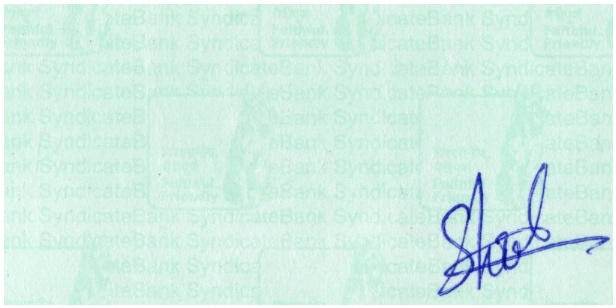
#> input picture Project Code/Signature_Detection/LineSweep/cheque_images/Cropped_Cheque 083660.jpg, 616 x 308 px; its folder holds only this picture in this run
$ python lineSweepDetect.py
#> lines starting #> are read from the running program, lines starting #| are printed output that depends on the picture; after the words box and inside, x2 and y2 are one past the last pixel; in counts of white or black regions, pixels touching at a corner belong together
from PIL import Image

import os
import numpy as np
import cv2

from itertools import product
from ufarray import *


def main():
    images_dir = "cheque_images"
    input_path = os.path.join(
        os.path.dirname(os.path.abspath(__file__)), images_dir
    )

    for filename in os.listdir(input_path):
        fileSize = os.stat(os.path.join(input_path, filename)).st_size

        if fileSize != 0:
            print(filename)
            img = Image.open(os.path.join(input_path,filename))
#> img is the input picture: PIL image 616x308 RGB; mean R, G, B 209.5, 238.1, 227.7
            temp = np.array(img)

            grayscale = img.convert("L")
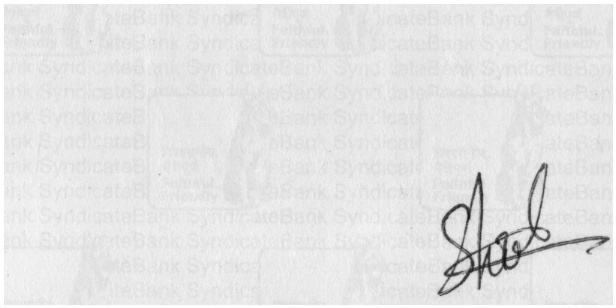
#> grayscale: PIL image 616x308 L; min 15, max 255, mean 228.3
            xtra, thresh = cv2.threshold(
                np.array(grayscale), 128, 255, cv2.THRESH_BINARY_INV
            )
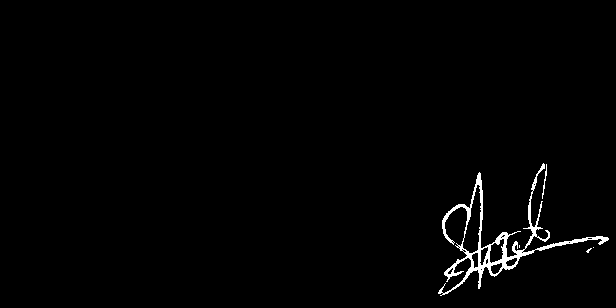
#> thresh: shape (308, 616); 1.3% white; 5 white regions (3 under 20 px), largest, box (x1, y1, x2, y2) and area: (438, 163, 609, 296) 2368, (542, 164, 547, 199) 48

            # thresh = cv2.medianBlur(thresh, 2)

            rows = thresh.shape[0]
#> rows = 308
            cols = thresh.shape[1]
#> cols = 616

            flagx = 0
            indexStartX = 0
            indexEndX = 0

            for i in range(rows):
                line = thresh[i, :]

                if flagx == 0:
                    ele = [255]
                    mask = np.isin(ele, line)

                    if True in mask:
                        indexStartX = i
                        flagx = 1
                        # print('start x: ', indexStartX, flagx)

                elif flagx == 1:
                    ele = [255]
                    mask = np.isin(ele, line)

                    if True in mask:
                        indexEndX = i
                        # print('end x: ', indexEndX)
                    elif indexStartX + 5 > indexEndX:
                        indexStartX = 0
                        flagx = 0
                        # print('elif x: ', indexStartX, flagx)
                    else:
                        break
#> after the loop, flagx = 1; indexEndX = 295; indexStartX = 163

            flagy = 0
            indexStartY = 0
            indexEndY = 0

            for j in range(cols):
                line = thresh[indexStartX:indexEndX, j : j + 20]

                if flagy == 0:
                    ele = [255]
                    mask = np.isin(ele, line)

                    if True in mask:
                        indexStartY = j
                        flagy = 1
                        # print('start y: ', indexStartY, flagy)

                elif flagy == 1:
                    ele = [255]
                    mask = np.isin(ele, line)

                    if True in mask:
                        indexEndY = j
                        # print('end y: ', indexEndY)
                    elif indexStartY + 20 > indexEndY:
                        indexStartY = 0
                        flagy = 0
                        # print('elif y: ', indexStartY, flagy)
                    else:
                        break
#> after the loop, flagy = 1; indexEndY = 608; indexStartY = 419

            # print(indexStartX, indexEndX, indexStartY, indexEndY)
            cv2.line(
                thresh,
                (indexStartY, indexStartX),
                (indexEndY, indexStartX),
                (255, 0, 0),
                1,
            )
            cv2.line(
                thresh,
                (indexStartY, indexEndX),
                (indexEndY, indexEndX),
                (255, 0, 0),
                1,
            )

            cv2.line(
                thresh,
                (indexStartY, indexStartX),
                (indexStartY, indexEndX),
                (255, 0, 0),
                1,
            )
            cv2.line(
                thresh,
                (indexEndY, indexStartX),
                (indexEndY, indexEndX),
                (255, 0, 0),
                1,
            )
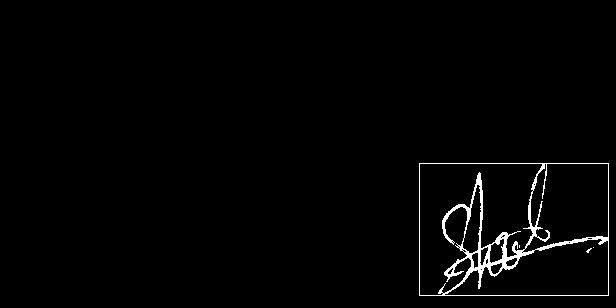
#> thresh: shape (308, 616); 1.6% white; 4 white regions (3 under 20 px), largest, box (x1, y1, x2, y2) and area: (419, 163, 609, 296) 3053

            temp_np = temp[
                indexStartX : indexEndX + 1, indexStartY : indexEndY + 1
            ]
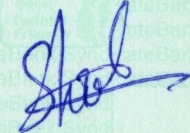
#> temp_np: shape (133, 190, 3); mean R, G, B 190.3, 217.2, 222.2

            path = os.path.join(os.path.dirname(os.path.abspath(__file__)), "sigCrop")
            if not os.path.exists(path):
                os.makedirs(path)

            s1 = "Result_" + filename
            cv2.imwrite(os.path.join(path, s1), temp_np)

            # cv2.imshow('2', cv2.resize(thresh, (600, 600)))
            # cv2.waitKey(0)


if __name__ == "__main__":
    main()

$ run again, on Project Code/Signature_Detection/LineSweep/cheque_images/Cropped_Cheque 309096.jpg
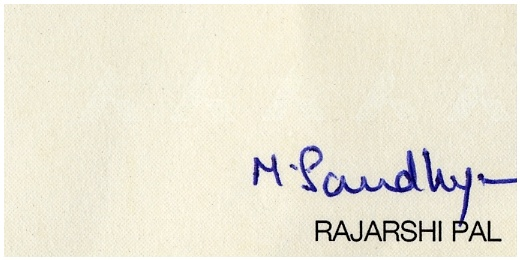
#> input picture Project Code/Signature_Detection/LineSweep/cheque_images/Cropped_Cheque 309096.jpg, 520 x 260 px
#> in main, img is the input picture: PIL image 520x260 RGB; mean R, G, B 234.9, 230.5, 214.4
#> in main, `xtra, thresh = cv2.threshold( np.array(grayscale), 128, 255, cv2.THRES..`:
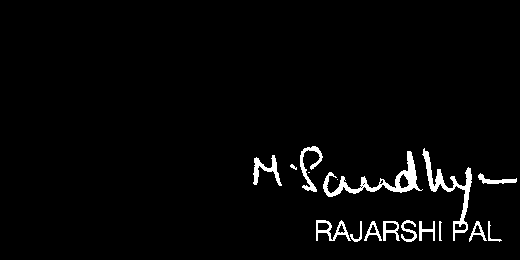
#> thresh: shape (260, 520); 2.8% white; 17 white regions (2 under 20 px), largest, box (x1, y1, x2, y2) and area: (323, 151, 423, 197) 988, (422, 148, 472, 241) 844, (300, 146, 323, 192) 341
#> after the loop in main, `for i in range(rows):`: flagx = 1; indexEndX = 241; indexStartX = 146
#> after the loop in main, `for j in range(cols):`: flagy = 1; indexEndY = 516; indexStartY = 234
#> in main, `temp_np = temp[ indexStartX : indexEndX + 1, indexStartY : indexEndY +..`:
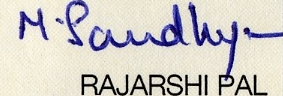
#> temp_np: shape (96, 283, 3); mean R, G, B 205.8, 201.7, 197
